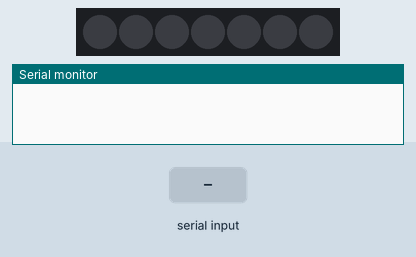
Simulated run of this sketch. Board: Arduino Uno, built with avr-gcc and run on an emulated ATmega328P. Parts: 7 RGB LEDs in strip order, left to right, the last lines printed to the serial monitor. The test bench sets the inputs (shaded band). Dim RGB values are drawn brighter than linear.

Above: at 1.2 s.
1.3 s: "90,45,200\n" received over Serial
At 1.9 s:
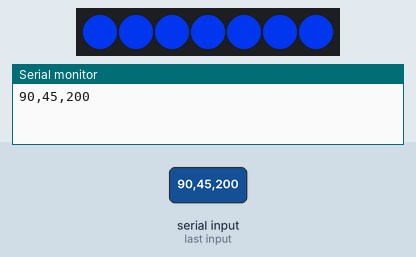
2.8 s: "30,150,10\n" received over Serial
At 4.0 s:
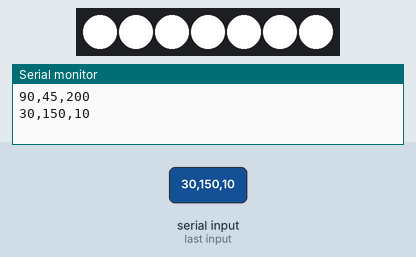
4.3 s: "90,45\n" received over Serial
At 5.5 s:
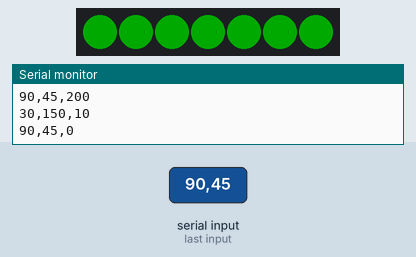
5.8 s: "1,90,45\n" received over Serial
At 6.5 s:
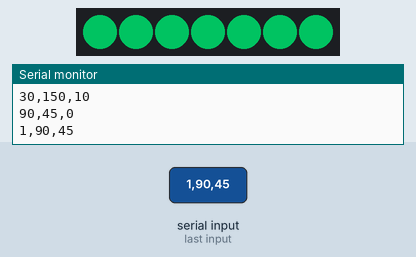
7.3 s: "30,150\n" received over Serial
At 7.9 s:
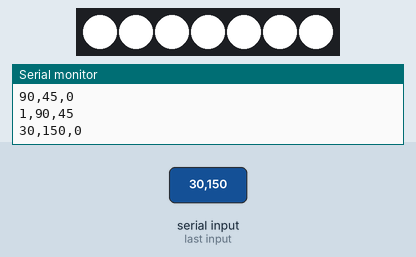
8.8 s: "90,45,200,10\n" received over Serial
At 10.0 s:
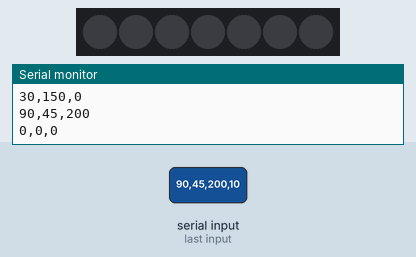
Timing chart, 0 to 11.3 s (numbered marks = the images above; inputs shaded):
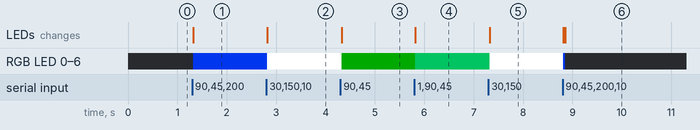

The sketch:

NeoPixelSerialIn.ino
```cpp
/*
  Simple NeoPixel control
  This sketch allows serial control over RGBW NeoPixels.
  Uses Adafruit's NeoPixel library: https://github.com/adafruit/Adafruit_NeoPixel

  created 28 March 2016
  updated 30 Dec 2020
  by Tom Igoe

*/
#include <Adafruit_NeoPixel.h>
const int neoPixelPin = 5;  // control pin
const int pixelCount = 7;    // number of pixels

// set up strip:
Adafruit_NeoPixel strip = Adafruit_NeoPixel(pixelCount, neoPixelPin, NEO_GRBW + NEO_KHZ800);

void setup() {
  Serial.begin(9600);
  Serial.setTimeout(10);
  strip.begin();    // initialize pixel strip
  strip.clear();    // turn all LEDs off
}

void loop() {
  if (Serial.available()) {
    int r = Serial.parseInt();
    int g = Serial.parseInt();
    int b = Serial.parseInt();
    int w = Serial.parseInt();
    Serial.print(r);
    Serial.print(",");
    Serial.print(g);
    Serial.print(",");
    Serial.println(b);

    unsigned long color = (w << 24) + (r << 16) + (g<<8) + b;
    strip.fill(color);
  }
  strip.show();
}
```

Measured:
- after the input at 1.3 s, RGB LED 0–6: off → RGB(0, 45, 200) at once; the LEDs: change at once (image 1)
- after the input at 2.8 s, RGB LED 0–6: RGB(0, 45, 200) → RGB(255, 255, 255) at once; the LEDs: change at once (image 2)
- after the input at 4.3 s, RGB LED 0–6: RGB(255, 255, 255) → RGB(0, 45, 0) at once; the LEDs: change at once (image 3)
- after the input at 5.8 s, RGB LED 0–6: RGB(0, 45, 0) → RGB(0, 90, 45) at once; the LEDs: change at once (image 4)
- after the input at 7.3 s, RGB LED 0–6: RGB(0, 90, 45) → RGB(255, 255, 255) at once; the LEDs: change at once (image 5)
- after the input at 8.8 s, RGB LED 0–6: RGB(255, 255, 255) → RGB(0, 45, 200) at once, → off 0.04 s later; the LEDs: first change at once (image 6 shows a later state)
